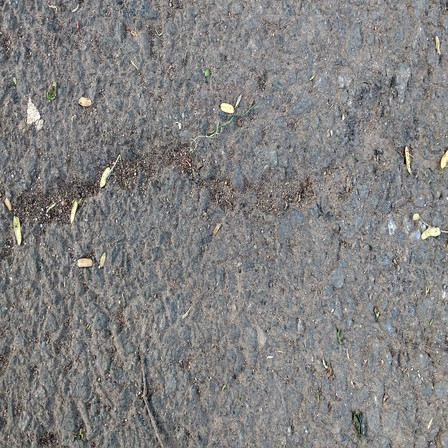
#> input picture 202618026_lab_06/448/Cracks/IMG_20180513_165451567_HDR resized_448.jpg, 448 x 448 px, found by its file name; its folder holds 4 pictures in this run
$ jupyter execute --allow-errors Lab_06.ipynb
#> lines starting #> are read from the running program, lines starting #| are printed output that depends on the picture
#> further down, image is the input picture: shape (448, 448, 3); mean B, G, R 128.9, 129.4, 130.1
#> `mean_brightness = np.mean(gray)`: mean_brightness = 129.5
#> `contrast = np.std(gray)`: contrast = 28.44
#> `minimum_intensity = np.min(gray)`: minimum_intensity = 2
#> `maximum_intensity = np.max(gray)`: maximum_intensity = 255
#> `median_intensity = np.median(gray)`: median_intensity = 132
#> `dark_pixel_ratio = np.mean(gray < 50)`: dark_pixel_ratio = 0.00619
#> `bright_pixel_ratio = np.mean(gray > 200)`: bright_pixel_ratio = 0.00998
#> `edges = cv2.Canny(gray, 100, 200)`:
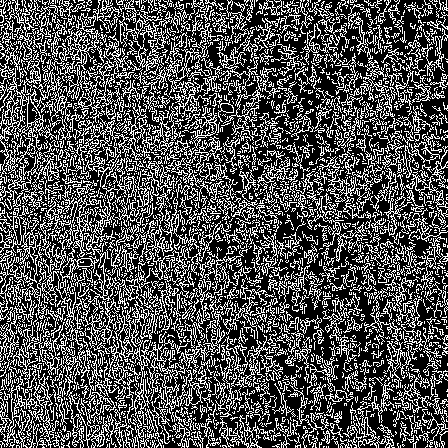
#> edges: shape (448, 448); 32% white in thin lines or dots
#> `edge_count = np.sum(edges > 0)`: edge_count = 64186
#> `edge_density = edge_count / gray.size`: edge_density = 0.32
# Creating a Dataframe

[cell 1]
import os
import cv2
import numpy as np
import pandas as pd


# ============================================================
# 1. Folder paths
# ============================================================

crack_path = r"D:\MASTERS\FOML\assignment\202618026_AumTailor_DS605\202618026_lab_06\448\Cracks"
non_crack_path = r"D:\MASTERS\FOML\assignment\202618026_AumTailor_DS605\202618026_lab_06\448\NonCracks"


# ============================================================
# 2. Assign labels
# ============================================================

folders = {
    "crack": (crack_path, 1),
    "non_crack": (non_crack_path, 0)
}


# ============================================================
# 3. Empty list to store feature rows
# ============================================================

data = []


# ============================================================
# 4. Read images and extract features
# ============================================================

#> (the rest of this cell did not finish here and is left out)

#> (a cell that did not finish here is left out)

[cell 3]
# ============================================================
# 2. Summary statistics
# ============================================================

print("\nSummary statistics:")
#> (the rest of this cell did not finish here and is left out)

[cell 4]
# ============================================================
# 3. Class distribution
# ============================================================

print("\nClass distribution:")
#> (the rest of this cell did not finish here and is left out)

[cell 5]
# ============================================================
# 4. Separate features and target
# ============================================================

feature_columns = [
    "mean_brightness",
    "contrast",
    "minimum_intensity",
    "maximum_intensity",
    "median_intensity",
    "dark_pixel_ratio",
    "bright_pixel_ratio",
    "edge_count",
    "edge_density"
]
#> feature_columns = ['mean_brightness', 'contrast', 'minimum_intensity', 'maximum_intensity', 'median_intensity', 'dark_pixel_ratio', 'bright_pixel_ratio', 'edge_count', 'edge_density']

#> (the rest of this cell did not finish here and is left out)
